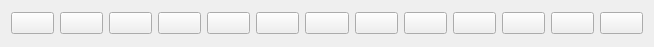
<?xml version="1.0" encoding="UTF-8"?>
<ui version="4.0">
 <class>ToolForm</class>
 <widget class="QWidget" name="ToolForm">
  <property name="geometry">
   <rect>
    <x>0</x>
    <y>0</y>
    <width>654</width>
    <height>47</height>
   </rect>
  </property>
  <property name="windowTitle">
   <string>Tool</string>
  </property>
  <property name="styleSheet">
   <string notr="true"/>
  </property>
  <layout class="QHBoxLayout" name="horizontalLayout">
   <property name="topMargin">
    <number>0</number>
   </property>
   <property name="bottomMargin">
    <number>0</number>
   </property>
   <item>
    <widget class="QPushButton" name="groupControlBtn">
     <property name="text">
      <string/>
     </property>
    </widget>
   </item>
   <item>
    <widget class="QPushButton" name="fullScreenBtn">
     <property name="toolTip">
      <string>full screen</string>
     </property>
     <property name="text">
      <string/>
     </property>
    </widget>
   </item>
   <item>
    <widget class="QPushButton" name="expandNotifyBtn">
     <property name="toolTip">
      <string>expand notify</string>
     </property>
     <property name="text">
      <string/>
     </property>
    </widget>
   </item>
   <item>
    <widget class="QPushButton" name="touchBtn">
     <property name="toolTip">
      <string>touch switch</string>
     </property>
     <property name="text">
      <string/>
     </property>
    </widget>
   </item>
   <item>
    <widget class="QPushButton" name="closeScreenBtn">
     <property name="toolTip">
      <string>close screen</string>
     </property>
     <property name="text">
      <string/>
     </property>
    </widget>
   </item>
   <item>
    <widget class="QPushButton" name="powerBtn">
     <property name="toolTip">
      <string>power</string>
     </property>
     <property name="text">
      <string/>
     </property>
    </widget>
   </item>
   <item>
    <widget class="QPushButton" name="volumeUpBtn">
     <property name="toolTip">
      <string>volume up</string>
     </property>
     <property name="text">
      <string/>
     </property>
    </widget>
   </item>
   <item>
    <widget class="QPushButton" name="volumeDownBtn">
     <property name="toolTip">
      <string>volume down</string>
     </property>
     <property name="text">
      <string/>
     </property>
    </widget>
   </item>
   <item>
    <widget class="QPushButton" name="appSwitchBtn">
     <property name="toolTip">
      <string>app switch</string>
     </property>
     <property name="text">
      <string/>
     </property>
    </widget>
   </item>
   <item>
    <widget class="QPushButton" name="menuBtn">
     <property name="toolTip">
      <string>menu</string>
     </property>
     <property name="text">
      <string/>
     </property>
    </widget>
   </item>
   <item>
    <widget class="QPushButton" name="returnBtn">
     <property name="toolTip">
      <string>return</string>
     </property>
     <property name="text">
      <string/>
     </property>
    </widget>
   </item>
   <item>
    <widget class="QPushButton" name="homeBtn">
     <property name="toolTip">
      <string>home</string>
     </property>
     <property name="text">
      <string/>
     </property>
    </widget>
   </item>
   <item>
    <widget class="QPushButton" name="screenShotBtn">
     <property name="toolTip">
      <string>screen shot</string>
     </property>
     <property name="text">
      <string/>
     </property>
    </widget>
   </item>
  </layout>
 </widget>
 <resources/>
 <connections/>
</ui>
